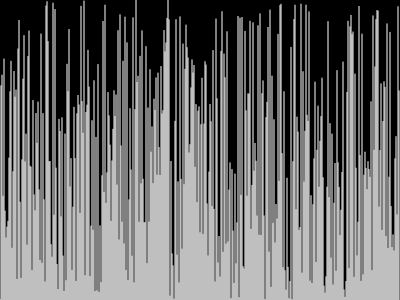
Frame 1 (no input)
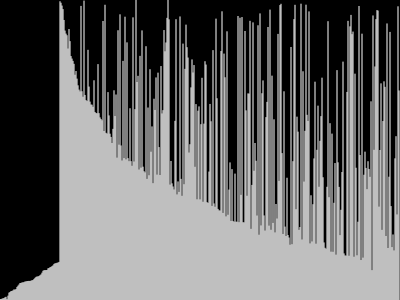
Frame 60 (no input)
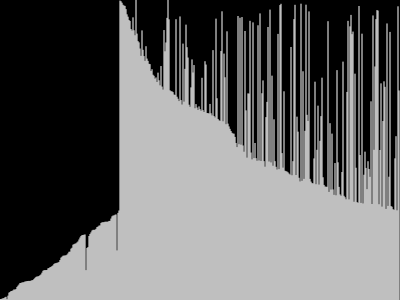
Frame 120 (the mouse pressed at the canvas centre since frame 60)

The p5.js sketch that drew these frames (run headless with seeded random() and noise() and a simulated clock; from frame 60 on, the mouse is pressed at the canvas centre):

// p5.js sketch
// ── sketch.js
let values = [];    //gli elementi che disegnerò sul canvas

let i=0;

let button;
let speed = 1;

let reset;


function setup() {
  createCanvas(400, 300);  //finestra dove disegno gli elementi
  
  values = new Array(width);
  randomize();
  
  
  stroke(255);
  button = createButton("Change speed");
  button.mousePressed(changeSpeed);
  
  
  reset = createButton("Reset");
  reset.mousePressed(resetArray);
  
  //bubbleSort();
  //selectionSort();
}
function resetArray(){
  i=0;
  j=0;
  
  randomize();
}

function randomize(){
  for(let i = 0; i<values.length; i++){
    values[i] = random(height);    //inizializzo ogni elemento dell'array
  }
}

function changeSpeed(){
  if(speed < 3){
     speed ++;
   } else {
     speed = 0;
   }
}

function swap(arr, i, j){
  temp = arr[i];
  arr[i] = arr[j];
  arr[j] = temp;
}


function selectionSort(){
  for(var i = 0; i<values.length; i++){
    var min = i;    //indice dell'elemento minimo
    for(var j = i+1; j<values.length; j++){
      if(values[j]<values[min]){
        min = j;
      }
      swap(values, i, min);     //effettuo lo scambio per ogni loop interno
    }
  }
}

function draw() {
  background(0);  //sfondo nero
  /*
  for(let f=0; f<speed; f++){
    if(i<values.length){
     for(let j=0; j<values.length-i-1;j++){
       if(values[j]>values[j+1]){
        swap(values, j, j+1);
      }
     }
    } else {
      console.log("Finito");
      //noLoop();
    }
  }
  i++;*/

  for(let f=0; f<speed; f++){
    if(i<values.length){
      var min = i;
      for(var j = i+1; j<values.length; j++){
        if(values[j] < values[min]){
          min = j;
        }
        swap(values, i, min);
      }
    }
    i++;
  }
  
  
  
  stroke(255);
  for(let i = 0; i < values.length; i++){
    line(i,height,i,height-values[i]);
  }
}
